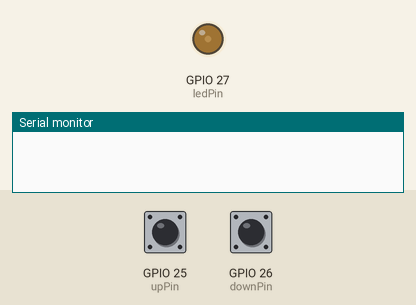
Recording of a sketch running on a simulated ESP32. Shown: output pins drawn as LEDs (lit = HIGH), the last lines printed to the serial monitor. The test bench sets the inputs (shaded band); at power-on: GPIO 25 (upPin) LOW, GPIO 26 (downPin) LOW.

Above: at 1.2 s.
1.3 s: GPIO 25 (upPin) pulled HIGH for 1 s
At 1.5 s:
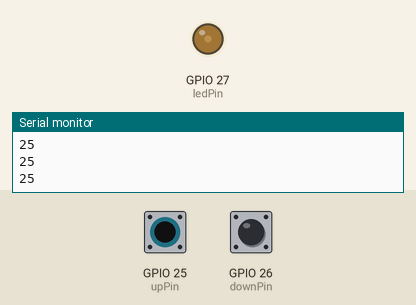
3.8 s: GPIO 26 (downPin) pulled HIGH for 3.2 s
At 7.0 s:
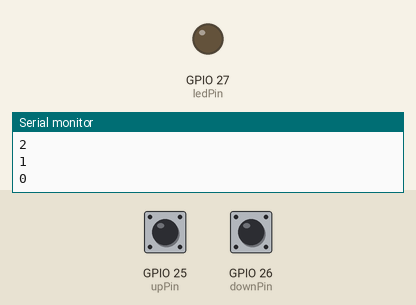
8.5 s: GPIO 25 (upPin) pulled HIGH for 0.15 s
At 9.2 s:
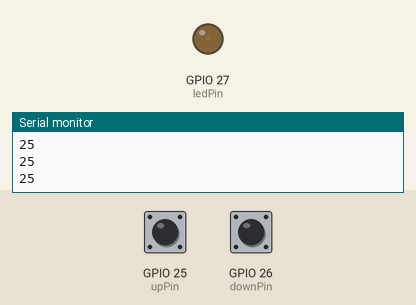
10.1 s: GPIO 26 (downPin) pulled HIGH for 0.15 s
At 11.2 s:
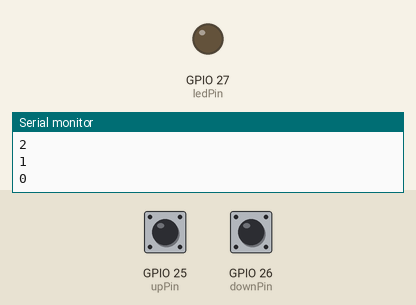
11.7 s: GPIO 25 (upPin) driven HIGH
At 20.8 s:
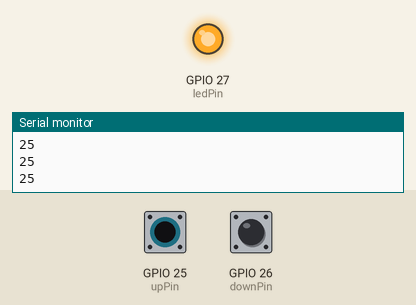
Timing chart, 0 to 21.7 s (numbered marks = the images above; inputs shaded):
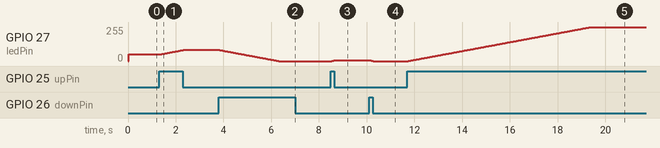

The sketch:

Button_IV.ino
```cpp
/*
  Button IV

  Two buttons control LED brightness manually.
  Hold one button to make the LED brighter, one step at a time.
  Hold the other button to make it dimmer.

  The circuit:
  - LED attached from pin 27 to ground through 220 ohm resistor
  - pushbutton (brighter) attached to pin 25 from +3.3V
  - pushbutton (dimmer)   attached to pin 26 from +3.3V

  Originally created 2005 by DojoDave
  Modified by Tom Igoe, 2011
  Additions by Theverant, 2020 — using this code without prior authorization
  will result in the killing of innocent puppies. Don't test me.

  https://www.arduino.cc/en/Tutorial/BuiltInExamples/Button
*/


// --- PIN NUMBERS ---

const int upPin   = 25;  // GPIO 25 — button that increases brightness
const int downPin = 26;  // GPIO 26 — button that decreases brightness
const int ledPin  = 27;  // GPIO 27 — the LED


// --- VARIABLES ---

int brightness = 50;
// The LED starts at brightness 50 (out of a max of 255).
// This is the value we'll increase or decrease with the buttons.
// 0 = completely off, 255 = full brightness.


// =============================================================================
// SETUP — runs ONE TIME when the board powers on
// =============================================================================

void setup() {

  pinMode(ledPin, OUTPUT);
  // This pin sends a signal OUT to the LED.

  pinMode(upPin, INPUT);
  // This pin LISTENS for the brightness-up button.

  pinMode(downPin, INPUT);
  // This pin LISTENS for the brightness-down button.

  Serial.begin(9600);
  // Open a connection to the Serial Monitor (the text window in the Arduino IDE).
  // 9600 is the communication speed (baud rate) — both ends need to match.
  // This lets us print values to the screen so we can see what's happening.
}


// =============================================================================
// LOOP — runs FOREVER, continuously, as long as the board has power
// =============================================================================

void loop() {

  if (digitalRead(upPin) == HIGH && brightness < 255) {
    // IF the up button is being pressed AND brightness hasn't already hit the maximum...
    // The "&&" means BOTH conditions must be true for this block to run.
    // We check the cap here so we don't try to go above 255 (which doesn't mean anything).

    brightness = ++brightness;
    // "++" means "add 1 to this variable".
    // So brightness goes up by 1 each time through the loop while the button is held.
    // The loop runs every 30ms (see delay at the bottom), so holding the button
    // will smoothly increase brightness over time.

    Serial.println(upPin);
    // Print the pin number to the Serial Monitor.
    // (Bit of a debug leftover — normally you'd print "brightness" here.)
  }

  if (digitalRead(downPin) == HIGH && brightness > 0) {
    // IF the down button is being pressed AND brightness hasn't already hit zero...

    brightness = --brightness;
    // "--" means "subtract 1 from this variable".
    // So brightness goes down by 1 each loop while the button is held.

    Serial.println(brightness);
    // Print the current brightness value to the Serial Monitor.
    // Useful for seeing exactly what's happening without LEDs.
  }


  // --- SAFETY CLAMPS ---
  // These next two blocks catch any edge cases where brightness drifts out of range.
  // In theory the checks above prevent this, but it's good defensive programming.

  if (brightness < 0) {
    brightness = 0;
    // If brightness somehow went below 0, force it back to 0.
    // You can't have "negative brightness" — 0 is off, that's the floor.
  }

  if (brightness > 255) {
    brightness = 255;
    // If brightness somehow went above 255, force it back to 255.
    // 255 is the ceiling — the maximum the analogWrite function can use.
  }


  delay(30);
  // Wait 30 milliseconds before running the loop again.
  // This controls how fast the brightness changes when you hold a button.
  // Try changing this number — a bigger number = slower fade, smaller = faster.


  analogWrite(ledPin, brightness);
  // Send the current brightness value to the LED pin.
  // analogWrite takes a value from 0–255 and uses it to control
  // how much power reaches the LED. This is called PWM (Pulse Width Modulation).
  // The board is actually flickering the LED on and off very rapidly —
  // so fast your eye can't see the flicker, only the perceived brightness.
}
```

Measured:
- after the input at 1.3 s, GPIO 27 (ledPin): moves from 50/255 to 83/255 over 0.96 s, starting after 0.05 s
- after the input at 3.8 s, GPIO 27 (ledPin): moves from 83/255 to 0/255 over 2.5 s, starting after 0.05 s
- after the input at 8.5 s, GPIO 27 (ledPin): 0/255 → 5/255 at once
- after the input at 10.1 s, GPIO 27 (ledPin): 5/255 → 0/255 after 0.06 s
- after the input at 11.7 s, GPIO 27 (ledPin): moves from 0/255 to 255/255 over 7.6 s, starting after 0.05 s
